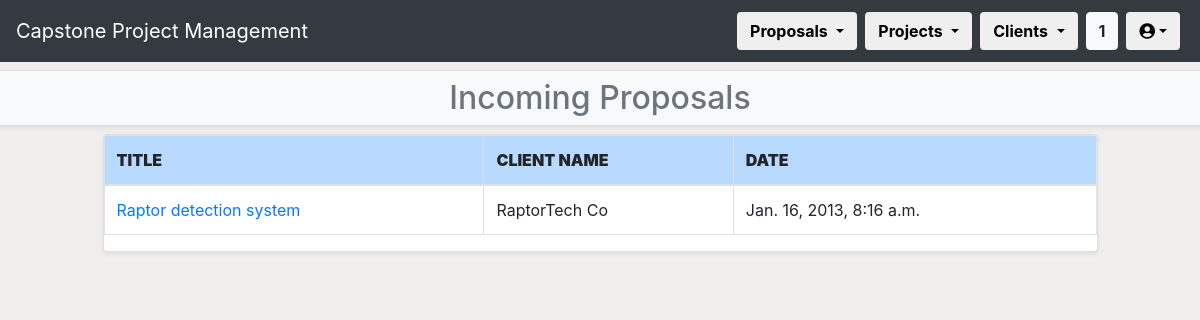
Screenshot of /CPPMS/proposal/incoming_proposal/ (signed in) with the database file from the repository.
### CPPMS/models.py (models this page shows, shortened)
class Incoming_Proposal(models.Model):
    proposals = (
        models.Manager()
    )
    title = models.CharField(max_length=255, default="NO TITLE")
    description = models.TextField(default="NO DESCRIPTION")
    created_at = models.DateTimeField(auto_now_add=True)
    updated_at = models.DateTimeField(auto_now=True)
    status = models.CharField(max_length=50, default="N/A")
    client_name = models.CharField(max_length=255, default="N/A")
    client_desc = models.TextField(default="N/A")
    client_website = models.CharField(max_length=255, default="N/A")
    client_address = models.CharField(max_length=255, default="N/A")
    contact_name = models.CharField(max_length=255, default="N/A")
    contact_phone = models.CharField(max_length=10, default="N/A")
    contact_email = models.CharField(max_length=255, default="N/A")
    contact_position = models.CharField(max_length=255, default="N/A")
    department_name = models.CharField(max_length=255, default="N/A")
    department_phone = models.CharField(max_length=10, default="N/A")
    department_email = models.CharField(max_length=255, default="N/A")
    proposal_specialisation = models.TextField(default="N/A")
    proposal_skills = models.TextField(default="N/A")
    proposal_environment = models.TextField(default="N/A")
    proposal_research = models.TextField(default="N/A")
    supervisor_name = models.CharField(max_length=255, default="N/A")
    supervisor_phone = models.CharField(max_length=10, default="N/A")
    supervisor_email = models.CharField(max_length=255, default="N/A")
    supervisor_title = models.CharField(max_length=255, default="N/A")
    pass

### CPPMS/views.py (the view)
@login_required(login_url="/CPPMS/login/")
def incoming_proposal(request):
    username = request.user.first_name + " " + request.user.last_name
    web_proposal = Incoming_Proposal.proposals.all()
    count()
    title = "Incoming Proposals"
    return render(
        request,
        "incoming_proposal.html",
        {
            "count": count,
            "web_proposal": web_proposal,
            "username": username,
            "title":title
        }
    )

### CPPMS/views.py (called while the page is built)
def count():
    count = []
    count_web = Incoming_Proposal.proposals.all().count()
    count_word = Upload_Proposal.objects.all().count()
    count_all = count_web + count_word
    count_all_proposal = Proposal.objects.all().count()
    count_all_client = Client.objects.all().count()
    count = [count_web, count_word, count_all,count_all_proposal,count_all_client]
    return count

### CPPMS/templates/incoming_proposal.html
{% extends "proposal.html" %}
{% block sub-page_content %}
{% if not messages %}
<h2>Incoming Proposals</h2>
{% else %}
<h2>Incoming Proposals</h2>
{% for message in messages %}<li>{{ message }}</li>{% endfor %}
{% endif %}
{% endblock %}
{% block page_detail_content %}
<div class="row mb-2">
    <div class="col-md-1"></div>
    <div class="col">
        <div class="table-responsive card shadow-sm">
            <table class="table table-bordered table-hover">
                <thead>
                    <tr class="table-primary">
                        <th scope="col"><strong>TITLE</strong></th>
                        <th scope="col"><strong>CLIENT NAME</strong></th>
                        <th scope="col"><strong>DATE</strong></th>
                    </tr>
                </thead>
                <tbody>
                    {% for proposal in web_proposal %}
                    <tr scope="row">
                        <td><a href="proposal_extract/{{ proposal.pk }}">{{ proposal.title }}</a></td>
                        <td>{{ proposal.client_name }}</td>
                        <td>{{ proposal.created_at }}</td>
                    </tr>
                    {% endfor %}
                </tbody>
            </table>
        </div>
    </div>
    <div class="col-md-1"></div>
</div>
{% endblock %}

### rows the page displays
Incoming_Proposal: title "Raptor detection system", client_name "RaptorTech Co", created_at "Jan. 16, 2013, 8:16 a.m."

### other values shown
{{ count.2 }} "1"
